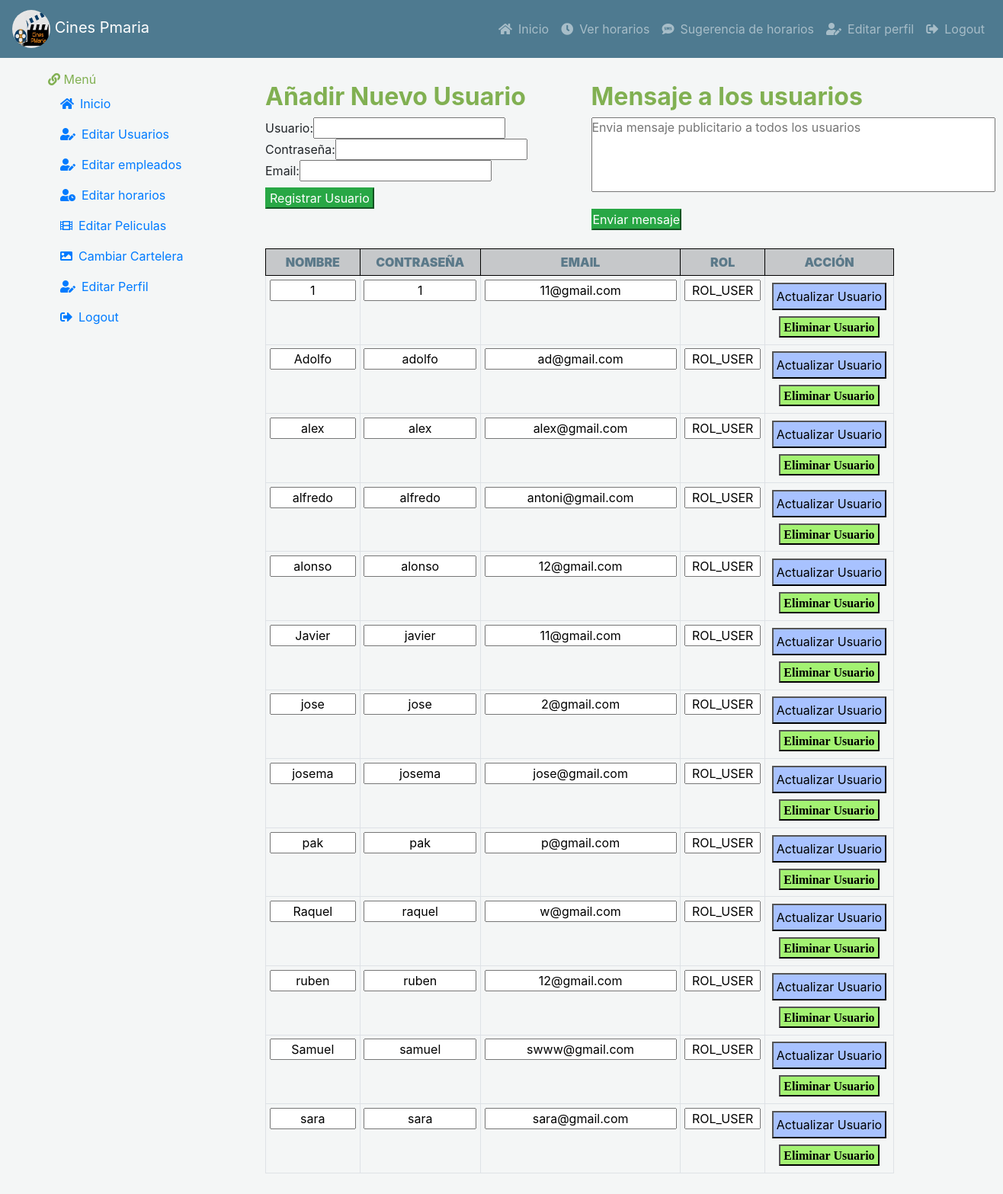
Before: /vista/indexEditUsers.php (signed in) with the older database file.
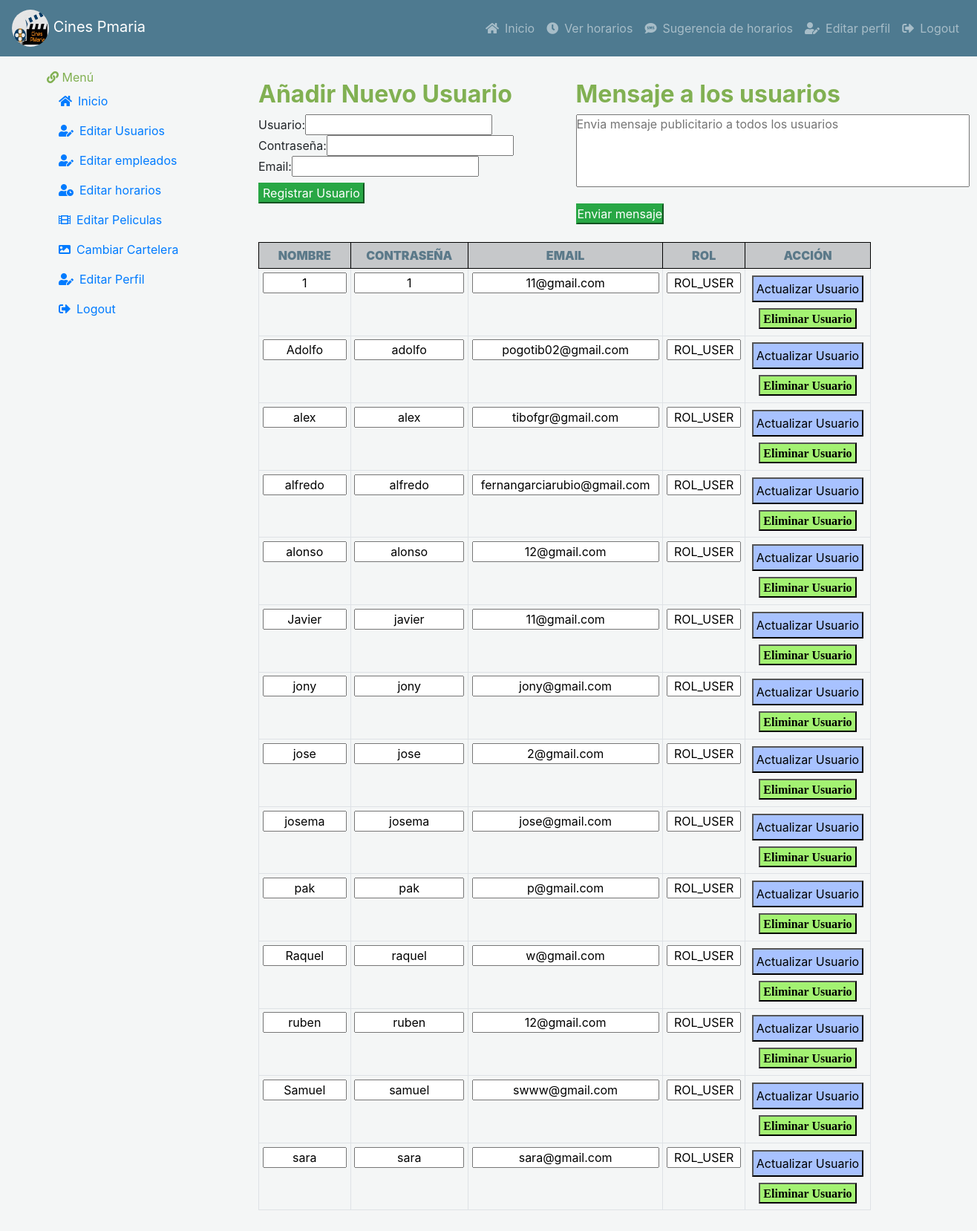
After: the same page with the newer database file.
### tables this page shows
CREATE TABLE `usuarios` (
  `usuario` varchar(25) NOT NULL,
  `contrasena` varchar(25) NOT NULL,
  `email` varchar(30) NOT NULL,
  `ROL` varchar(20) NOT NULL DEFAULT 'ROL_USER',
  `activo` int(5) NOT NULL DEFAULT 1,
  `horario` int(5) NOT NULL DEFAULT -1
);

### modelo/conexion.php (called while the page is built, shortened)
<?php
  class Conexion{
    private $conexion;
    public function __construct(){
      $this->servidor = "localhost";
      $this->usuario = "root";
      $this->clave = "";
      $this->base = "cinespmaria";
      $this->conexion = new mysqli($this->servidor, $this->usuario,
      $this->clave, $this->base);
    }
    public function ejecutarConsulta( $sql){
      $contenedor = $this->conexion->query($sql);
      return $contenedor->fetch_all();
    }
  }
 ?>

### modelo/userModelo.php (called while the page is built, shortened)
<?php
  class Users {
    public static function listaUsuarios(){
      $con = new Conexion();
      $cont = $con->ejecutarConsulta("SELECT * FROM usuarios WHERE ROL LIKE 'ROL_USER'");
      return $cont;
    }
  }
 ?>

### vista/editUsuarios.php (the view, shortened to what this page needs)
      <div class="row">
        <div class= "col-sm-12 col-md-6">
      <h2 class="text-success"><b> Añadir Nuevo Usuario </b></h2>
       <form  autocomplete="off" method="POST" action= '../controlador/añadirUser.php'>
           Usuario:<input type="text" name="usuario" value="<?php if(isset($_POST['usuario'])) echo $_POST['usuario'];  ?>" required />
           <?php if(isset($_POST['registrar']) && empty($_POST['usuario'])) echo "<span style='color:red'><--¡Debe introducir un nombre de usuario!</span>"; ?><br>
           Contraseña:<input type="password" name="contraseña" value="<?php if(isset($_POST['contraseña'])) echo $_POST['contraseña']; ?>" required/>
           <?php if(isset($_POST['registrar']) && empty($_POST['contraseña'])) echo "<span style='color:red'><--¡Debes introducir un password!</span>"; ?><br>
             Email:<input type="email" name="email" value="<?php if(isset($_POST['email'])) echo $_POST['email']; ?>" required /><br>
           <input type="submit" value="Registrar Usuario" name="registrar" class="btn-success mt-2 px-1"/>
       </form>
       <br/>
     </div>
     <div class= "col-sm-12 col-md-6">
       <h2 class="text-success"><b> Mensaje a los usuarios</b></h2>
         <form name = "formulario" method="POST" action= '../controlador/alertEmails.php'>
           <p><textarea name="comentario" placeholder="Envia mensaje publicitario a todos los usuarios" rows="4" cols="50" required></textarea></p>
           <input type="submit" value="Enviar mensaje" class="btn-success">
         </form>
      <br/>
    </div>
    </div>
        <table class="table table-bordered table-hover table-sm text-center">
        <thead>
          <tr class='text-dark table-dark'>
            <th style="border: 1px solid black;" class="text-blue"><b>NOMBRE</b></th>
            <th style="border: 1px solid black;" class="text-blue"><b>CONTRASEÑA</b></th>
            <th style="border: 1px solid black;" class="text-blue"><b>EMAIL</b></th>
            <th style="border: 1px solid black;" class="text-blue"><b>ROL</b></th>
            <th style="border: 1px solid black;" class="text-blue"><b>ACCIÓN</b></th>
         </tr>
       </thead>
        <?php
        foreach (Users::listaUsuarios() as $listauser) {
          ?>
          <form name = "formulario" method="POST" action= '../controlador/actualizarUser.php'>
          <?php
          echo "<tr>";
           echo "<td ><input name=newUser value =" . $listauser[0] . " style='width : 150px;'  class='w-100 text-center'> </td>" ;
          echo "<td> <input name=contrasena value =" . $listauser[1] .  " style='width : 150px;'  class='w-100 text-center'> </td>" ;
          echo "<td> <input name=email value =" . $listauser[2] . "  class=' text-center'></td>";
          echo "<td> <input name=roll value =" . $listauser[3] .  "  style='width : 100px;'   class='text-center'> </td>" ;
          echo "<td>";
           ?>
        <input type="submit" value="Actualizar Usuario" name="editUser"  class="btn-bClaro m-1 p-1"/>
        </form>
          <form name = "formulario" method="POST" action= '../controlador/eliminarUser.php'>
        <input type="submit" value="Eliminar Usuario" name="deleteUser" class=" fas btn-rClaro m-1 p-1">
        </form>
      <?php
   }
    echo "</table>";
?>

Changed rows visible on the page:
changed usuarios "Adolfo": email "ad@gmail.com" → "pogotib02@gmail.com"
changed usuarios "alex": email "alex@gmail.com" → "tibofgr@gmail.com"
changed usuarios "alfredo": email "antoni@gmail.com" → "fernangarciarubio@gmail.com"
added usuarios: newUser "jony", contrasena "jony", email "jony@gmail.com", roll "ROL_USER"
